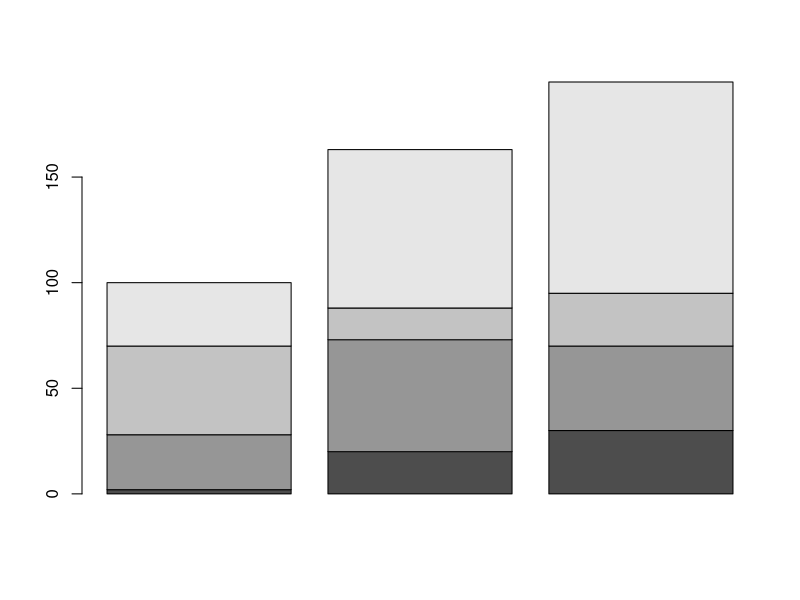
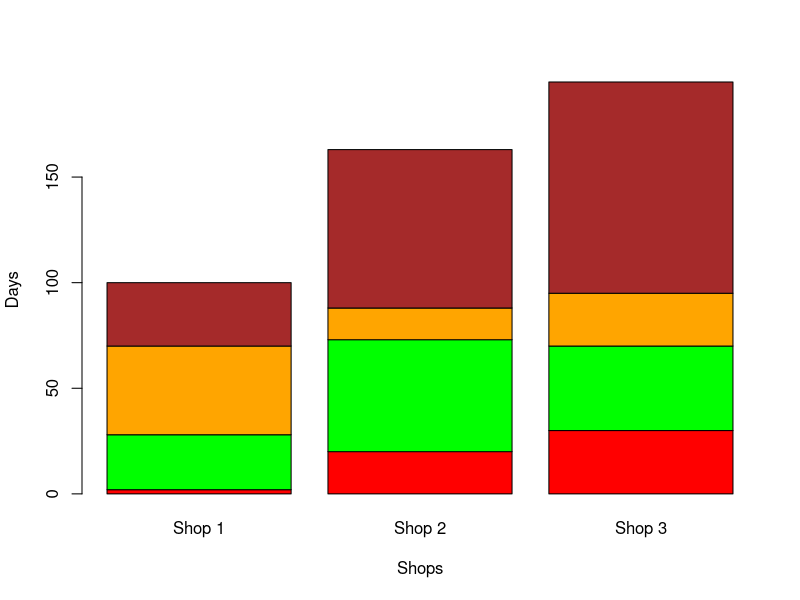
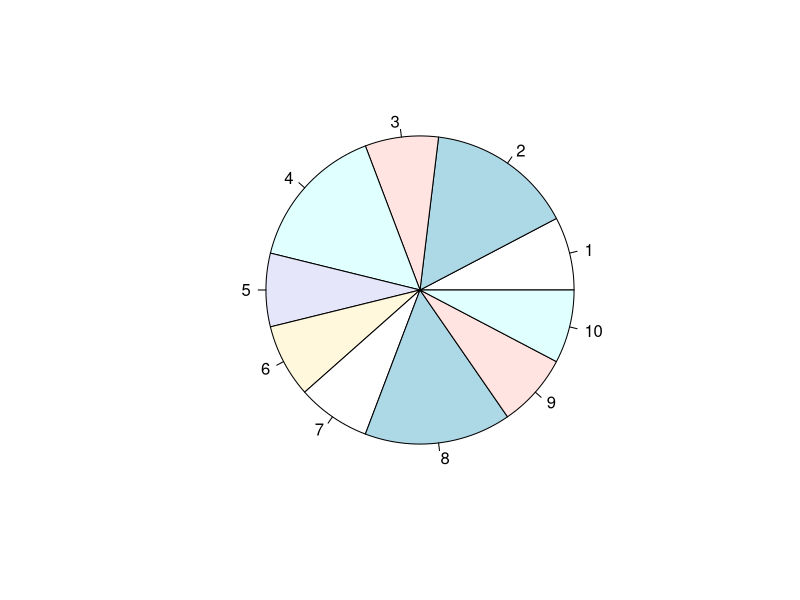
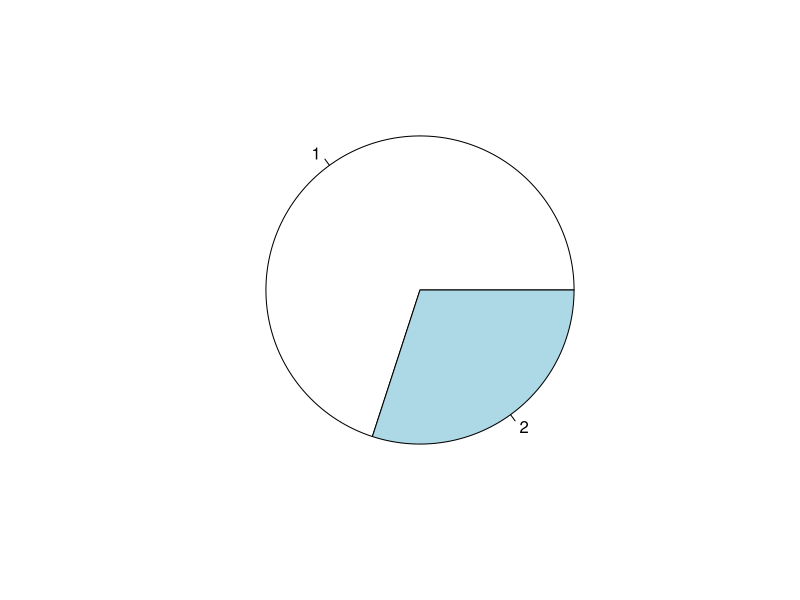
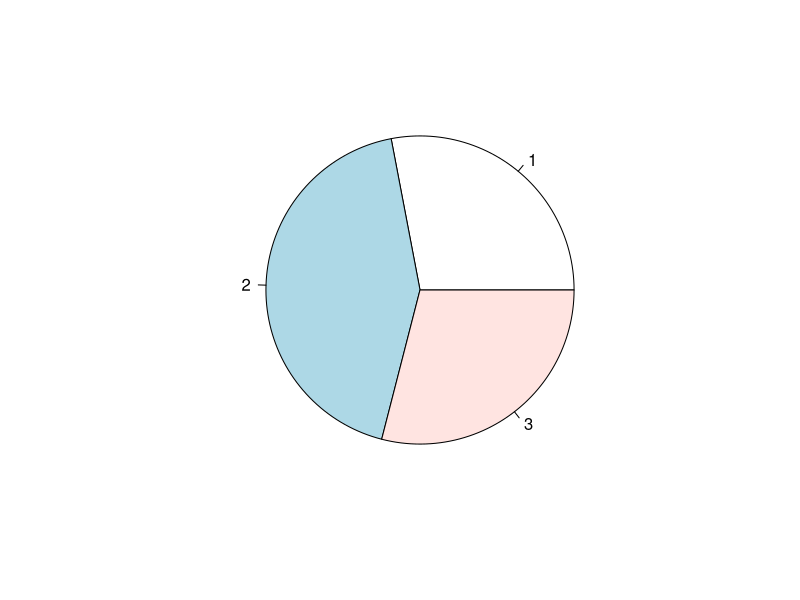
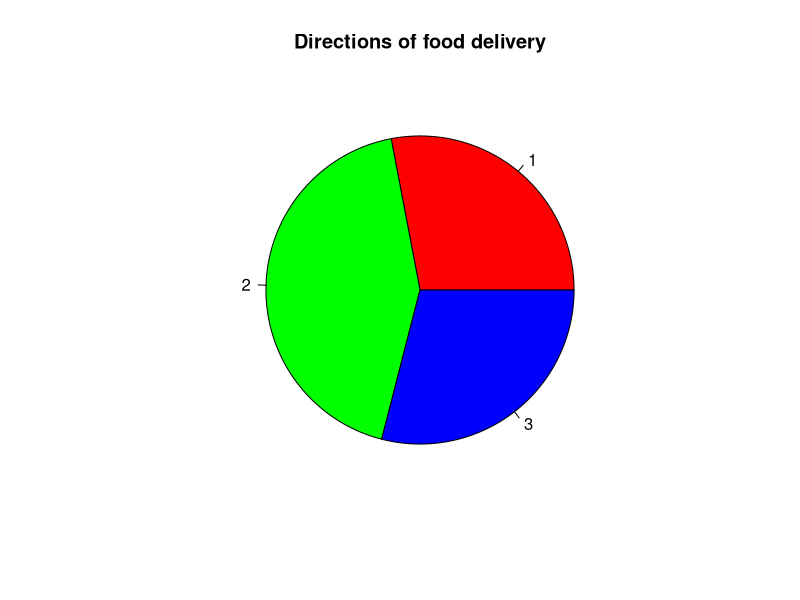
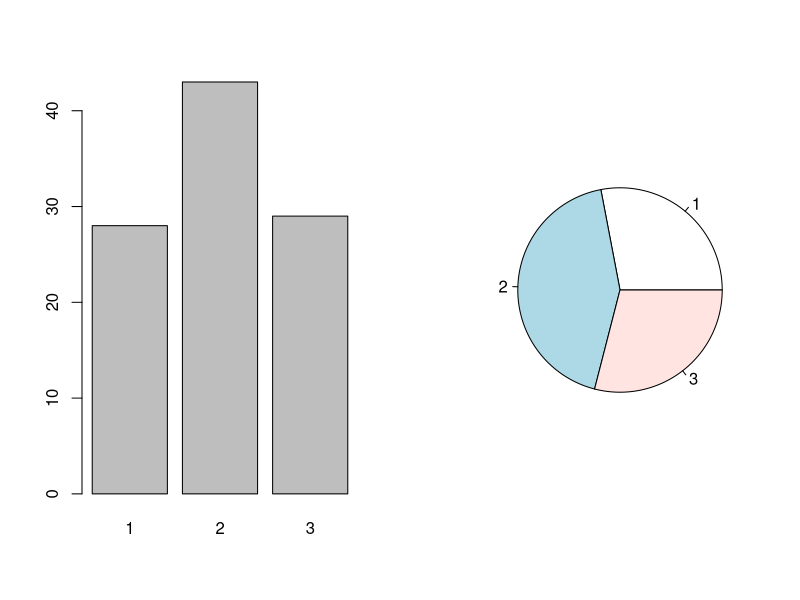
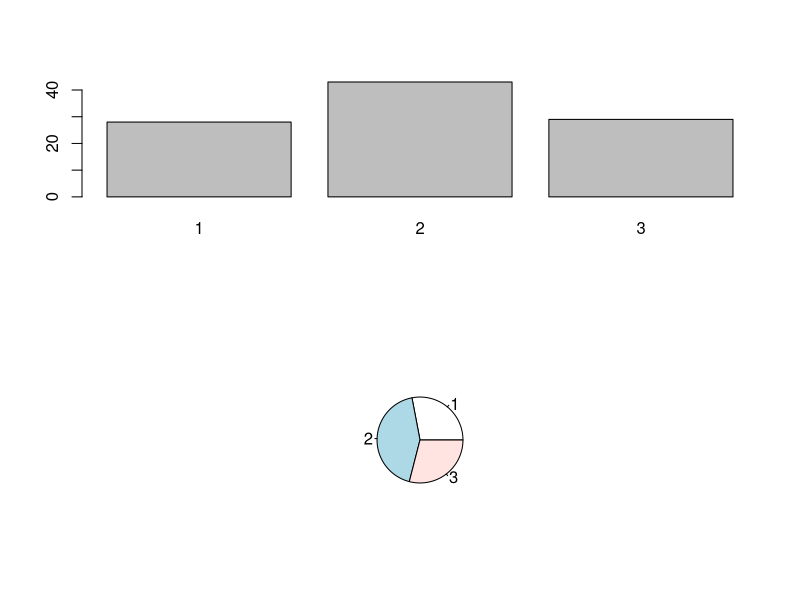

Source code (R) for these figures, in order:
############################################################
# R PROGRAMMING - NPTEL WEEK 12
# LECTURE 50, 51, 52 and 53
# Complete executable code
############################################################
 
 
############################################################
# LECTURE 50
# SUBDIVIDED BAR PLOT AND PIE DIAGRAM
############################################################
 
cat("========== LECTURE 50 ==========\n")
 
 
# ----------------------------------------------------------
# 1. SUBDIVIDED / COMPONENT BAR DIAGRAM
# ----------------------------------------------------------
 
cust = matrix(
  nrow = 4,
  ncol = 3,
  data = c(
    2, 20, 30,
    26, 53, 40,
    42, 15, 25,
    30, 75, 100
  ),
  byrow = TRUE
)
 
print(cust)
 
# Basic subdivided bar plot
barplot(cust)
 
 
# Bar plot with labels and colours
barplot(
  cust,
  names.arg = c("Shop 1", "Shop 2", "Shop 3"),
  xlab = "Shops",
  ylab = "Days",
  col = c("red", "green", "orange", "brown")
)
 
 
# ----------------------------------------------------------
# 2. PIE DIAGRAM
# ----------------------------------------------------------
 
# Gender data
gender = c(1, 2, 1, 2, 1, 1, 1, 2, 1, 1)
 
print(gender)
 
# Direct pie chart
pie(gender)
 
# Pie chart using frequency table
pie(table(gender))
 
 
# ----------------------------------------------------------
# 3. FOOD DELIVERY PIE CHART
# ----------------------------------------------------------
 
direction = c(
  1,1,2,1,2,3,2,2,3,3,3,1,2,3,2,2,3,1,1,3,3,1,2,
  1,3,3,3,2,2,2,2,1,2,2,1,1,1,3,2,2,1,2,3,2,2,1,
  2,3,3,2,1,2,2,3,1,1,2,1,2,3,2,3,2,2,3,1,2,3,3,3,
  2,1,1,1,2,1,1,2,1,2,3,3,1,2,3,3,2,1,2,3,2,1,3,
  2,2,2,2,3,2,2
)
 
print(table(direction))
 
# Basic pie chart
pie(table(direction))
 
# Pie chart with colours and title
pie(
  table(direction),
  col = c("red", "green", "blue"),
  main = "Directions of food delivery"
)
 
 
# ----------------------------------------------------------
# 4. COMBINING GRAPHICS
# ----------------------------------------------------------
 
# Two plots side-by-side
par(mfrow = c(1, 2))
 
barplot(table(direction))
pie(table(direction))
 
 
# Two plots one below another
par(mfrow = c(2, 1))
 
barplot(table(direction))
pie(table(direction))
 
 
# Reset plotting area
par(mfrow = c(1, 1))
 
 
 
############################################################
# LECTURE 51
# HISTOGRAM
############################################################
 
cat("========== LECTURE 51 ==========\n")
 
 
# ----------------------------------------------------------
# 5. HISTOGRAM
# ----------------------------------------------------------
 
height = c(
  166,125,130,142,147,159,159,147,165,156,149,164,137,166,135,142,
  133,136,127,143,165,121,142,148,158,146,154,157,124,125,158,159,
  164,143,154,152,141,164,131,152,152,161,143,143,139,131,125,145,
  140,163
)
 
print(height)
 
 
# Basic histogram
hist(height)
 
 
# Histogram showing relative frequencies
hist(height, freq = FALSE)
 
 
# Histogram with title, colour and axis labels
hist(
  height,
  main = "Heights of persons",
  col = "green",
  xlab = "Heights",
  ylab = "Number of Persons"
)
 
 
# Histogram with density = 2
hist(
  height,
  main = "Heights of persons",
  col = "red",
  xlab = "Heights",
  ylab = "Number of Persons",
  density = 2
)
 
 
# Histogram with density = 8
hist(
  height,
  main = "Heights of persons",
  col = "red",
  xlab = "Heights",
  ylab = "Number of Persons",
  density = 8
)
 
 
# Histogram with angle
hist(
  height,
  main = "Heights of persons",
  col = "red",
  xlab = "Heights",
  ylab = "Number of Persons",
  density = 8,
  angle = 100
)
 
 
 
############################################################
# LECTURE 52
# BIVARIATE AND 3D SCATTER PLOTS
############################################################
 
cat("========== LECTURE 52 ==========\n")
 
 
# ----------------------------------------------------------
# 6. BIVARIATE SCATTER PLOT
# ----------------------------------------------------------
 
marks = c(
  337,316,327,340,374,330,352,353,370,380,
  384,398,413,428,430,438,439,479,460,450
)
 
hours = c(
  23,25,26,27,30,26,29,32,33,34,
  35,38,39,42,43,44,45,46,44,41
)
 
 
# Basic scatter plot
plot(hours, marks)
 
 
# Points
plot(hours, marks, type = "p")
 
 
# Lines
plot(hours, marks, type = "l")
 
 
# Both lines and points
plot(hours, marks, type = "b")
 
 
# Both overplotted
plot(hours, marks, type = "o")
 
 
# Histogram-like vertical lines
plot(hours, marks, type = "h")
 
 
# Stair steps
plot(hours, marks, type = "s")
 
 
# Scatter plot with labels and title
plot(
  hours,
  marks,
  xlab = "Number of weekly hours",
  ylab = "Marks obtained",
  main = "Marks obtained versus Number of hours per week"
)
 
 
 
# ----------------------------------------------------------
# 7. MATRIX SCATTER PLOT
# ----------------------------------------------------------
 
pairs(cbind(hours, marks))
 
 
# Matrix scatter plot with labels and colour
pairs(
  cbind(hours, marks),
  labels = c("Study hours", "Marks obtained"),
  col = "red"
)
 
 
 
# ----------------------------------------------------------
# 8. SCATTER PLOT WITH SMOOTH CURVE
# ----------------------------------------------------------
 
scatter.smooth(hours, marks)
 
 
# Scatter plot with smooth curve and additional options
scatter.smooth(
  hours,
  marks,
  lpars = list(
    col = "red",
    lwd = 3,
    lty = 3
  )
)
 
 
 
# ----------------------------------------------------------
# 9. THREE DIMENSIONAL SCATTER PLOT
# ----------------------------------------------------------
 
# Install package
install.packages("scatterplot3d")
 
# Load package
library(scatterplot3d)
 
 
# Data
height3d = c(100, 125, 145, 160, 170)
weight3d = c(30, 35, 50, 65, 70)
age3d = c(10, 15, 20, 30, 35)
 
 
# Basic 3D scatter plot
scatterplot3d(
  height3d,
  weight3d,
  age3d
)
 
 
# Change direction
scatterplot3d(
  height3d,
  weight3d,
  age3d,
  angle = 120
)
 
 
# Change colour
scatterplot3d(
  height3d,
  weight3d,
  age3d,
  color = "red"
)
 
 
 
# ----------------------------------------------------------
# 10. PERSPECTIVE PLOT
# ----------------------------------------------------------
 
x = seq(-10, 10, length = 30)
y = x
 
 
f = function(x, y) {
  r = sqrt(x^2 + y^2)
  10 * sin(r) / r
}
 
 
z = outer(x, y, f)
 
# Replace NA values
z[is.na(z)] = 1
 
 
# Basic perspective plot
persp(
  x,
  y,
  z,
  theta = 30,
  phi = 30,
  expand = 0.5,
  col = "lightblue"
)
 
 
# Detailed perspective plot
persp(
  x,
  y,
  z,
  theta = 30,
  phi = 30,
  expand = 0.5,
  col = "lightblue",
  ltheta = 120,
  shade = 0.75,
  ticktype = "detailed",
  xlab = "X",
  ylab = "Y",
  zlab = "Sinc(r)"
)
 
 
 
# ----------------------------------------------------------
# 11. OTHER GRAPHICS FUNCTIONS
# ----------------------------------------------------------
 
# Contour plot
contour(x, y, z)
 
# Image plot
image(x, y, z)
 
# Perspective plot
persp(x, y, z)
 
 
 
############################################################
# LECTURE 53
# SOME EXAMPLES OF R PROGRAMMING
############################################################
 
cat("========== LECTURE 53 ==========\n")
 
 
# ----------------------------------------------------------
# EXAMPLE 1
# ----------------------------------------------------------
 
# Remove all existing data
rm(list = ls())
 
 
# Define input vectors
x = c(10, 20, 30)
y = c(1, 2, 3)
 
 
# Define function
example1 = function(x, y)
{
 
  # Number of observations
  n = length(x)
 
  # Initialize variables
  x1 = 0
  y1 = 0
  z1 = 0
 
  # Loop
  for(i in 1:n)
  {
    x1[i] = x[i]^2
    y1[i] = y[i]^2
    z1[i] = (x[i] / y[i])^2
  }
 
  # Sum of squared quantities
  sum_square_x = sum(x1)
  sum_square_y = sum(y1)
  sum_square_z = sum(z1)
 
  # Compute g and h
  g = sum_square_x / sum_square_y
  h = sum_square_z
 
  # Output
  cat(
    "The value of g and h are",
    g,
    "and",
    h,
    "respectively",
    "\n"
  )
}
 
 
# Call function
example1(x, y)
 
 
# Another input
x = c(67, 87, 26, 85, 6, 45)
y = c(54, 64, 22, 94, 20, 88)
 
example1(x, y)
 
 
 
# ----------------------------------------------------------
# EXAMPLE 1 - ALTERNATIVE APPROACH
# ----------------------------------------------------------
 
x = c(10, 20, 30)
y = c(1, 2, 3)
 
g = sum(x^2) / sum(y^2)
h = sum(x / y)^2
 
cat("g =", g, "\n")
cat("h =", h, "\n")
 
 
 
############################################################
# EXAMPLE 2
############################################################
 
# Function g(x,y)
g = function(x, y)
{
  (x + log(y)) / y
}
 
 
# Function f(x,y)
f = function(x, y)
{
  (
    ((g(x, y))^2) /
    (5 + (g(x, y))^3)
  ) *
  (exp(g(x, y)))^(2/3)
}
 
 
# Test values
x = 10
y = 20
 
print(f(x, y))
 
 
# Another test
x = 1896
y = 23454
 
print(f(x, y))
 
 
 
############################################################
# EXAMPLE 3
############################################################
 
# Function f(x)
f = function(x)
{
 
  if(x > 0)
  {
    exp(
      (x + log(1 + x^3)) /
      x^2
    )
  }
 
  else if(x == 0)
  {
    10
  }
 
  else
  {
    (2 + x^3) / x
  }
}
 
 
# Test the function
print(f(123))
print(f(-123))
print(f(0))
print(f(8))
print(f(-4))
 
 
# ----------------------------------------------------------
# Plot f(x) from -1 to 5 with increment 0.2
# ----------------------------------------------------------
 
h = function()
{
 
  # Generate x values
  x = seq(-1, 5, by = 0.2)
 
  # Initialize y
  y = 0
 
  # Calculate f(x)
  for(i in 1:length(x))
  {
    y[i] = f(x[i])
  }
 
  # Plot
  plot(
    x,
    y,
    type = "l"
  )
}
 
 
# Call plotting function
h()
 
 
 
############################################################
# END OF NPTEL WEEK 12
############################################################
 
cat("\n====================================\n")
cat("ALL WEEK 12 CODE EXECUTED\n")
cat("====================================\n")
 
